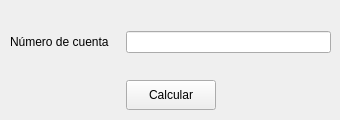
<?xml version="1.0" encoding="UTF-8"?>
<ui version="4.0">
 <class>Form</class>
 <widget class="QWidget" name="Form">
  <property name="geometry">
   <rect>
    <x>0</x>
    <y>0</y>
    <width>340</width>
    <height>120</height>
   </rect>
  </property>
  <property name="minimumSize">
   <size>
    <width>340</width>
    <height>120</height>
   </size>
  </property>
  <property name="maximumSize">
   <size>
    <width>340</width>
    <height>120</height>
   </size>
  </property>
  <property name="windowTitle">
   <string>Calcular Interes</string>
  </property>
  <widget class="QWidget" name="widget" native="true">
   <property name="geometry">
    <rect>
     <x>10</x>
     <y>10</y>
     <width>321</width>
     <height>121</height>
    </rect>
   </property>
   <layout class="QGridLayout" name="gridLayout" columnstretch="0,0,0">
    <item row="2" column="1">
     <widget class="QPushButton" name="btn_calcular">
      <property name="minimumSize">
       <size>
        <width>90</width>
        <height>30</height>
       </size>
      </property>
      <property name="maximumSize">
       <size>
        <width>90</width>
        <height>30</height>
       </size>
      </property>
      <property name="text">
       <string>Calcular</string>
      </property>
     </widget>
    </item>
    <item row="0" column="1" colspan="2">
     <widget class="QLineEdit" name="txt_numero_cuenta"/>
    </item>
    <item row="0" column="0">
     <widget class="QLabel" name="label">
      <property name="text">
       <string>Número de cuenta</string>
      </property>
     </widget>
    </item>
   </layout>
  </widget>
 </widget>
 <resources/>
 <connections/>
</ui>
